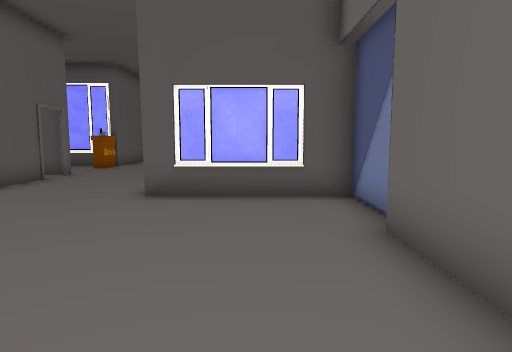
view 1 (above)

16 first-person views from a walk through a 3-D level made in the Unity game engine. The camera is 1.2 m above the floor, tilts 6° down and sees 75° across. Doors are open. The floor is counted in squares, 1 m on a side. Each view is taken from the middle of a square. On the plan, view 1 faces up. The plan holds only what a view shows up to about 14 squares ahead; the rest is blank. Some surface patterns are stand-ins.

view 2
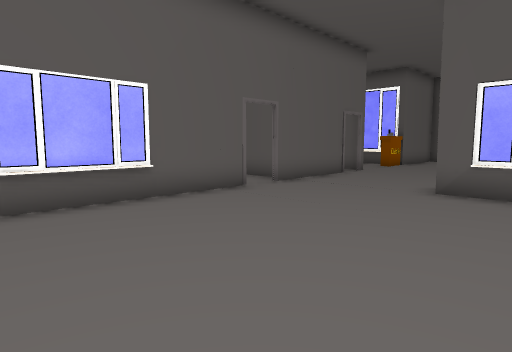

view 3
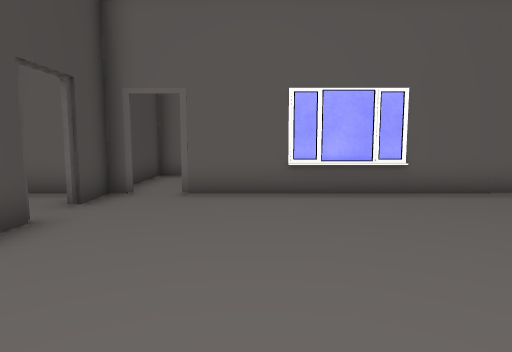

view 4
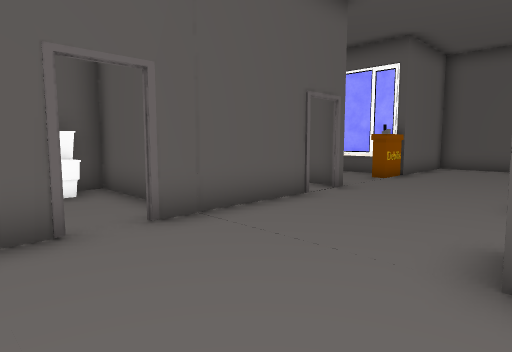

view 5
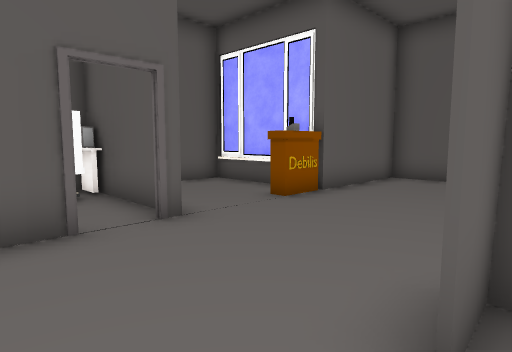

view 6
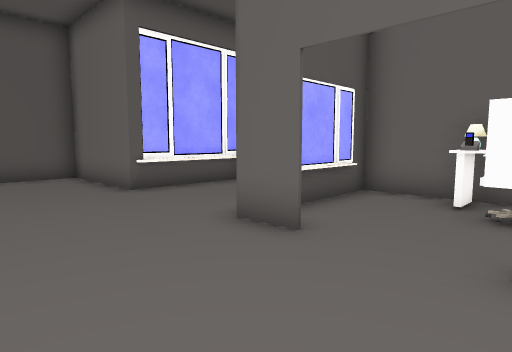

view 7
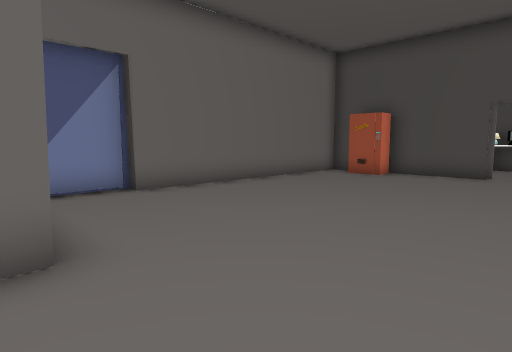

view 8
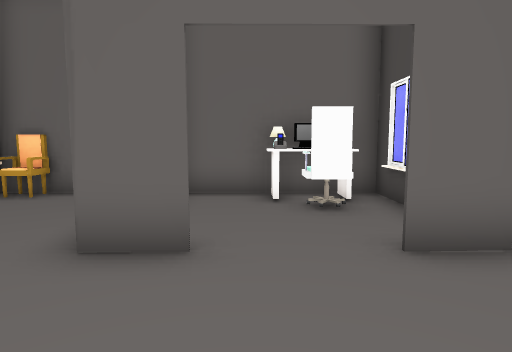

view 9
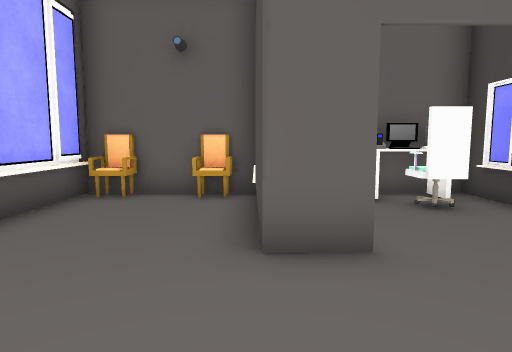

view 10
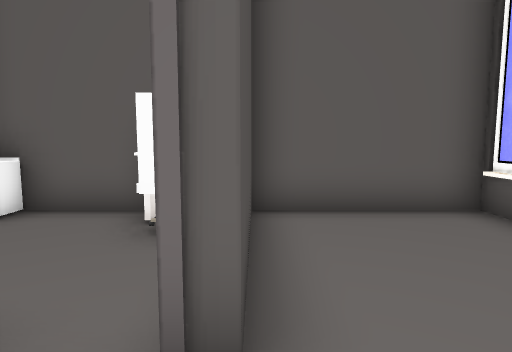

view 11
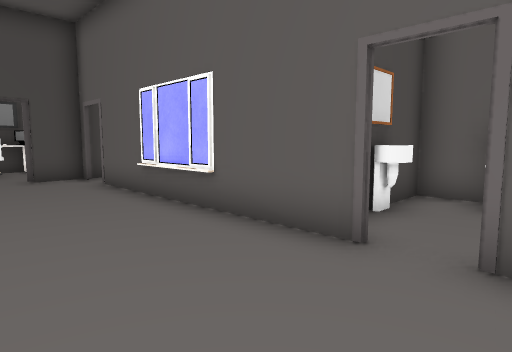

view 12
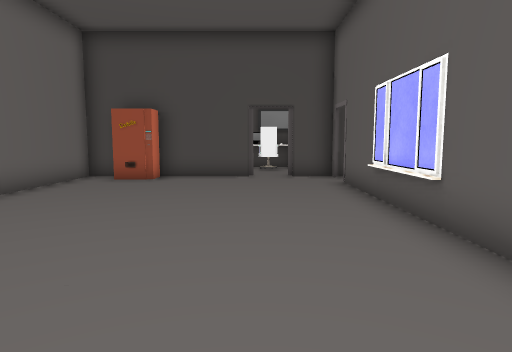

view 13
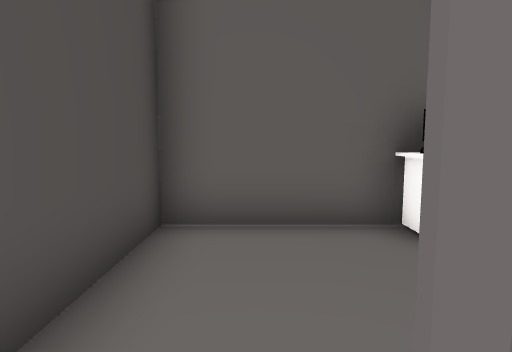

view 14
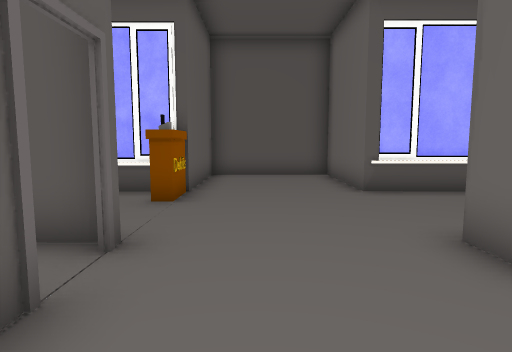

view 15
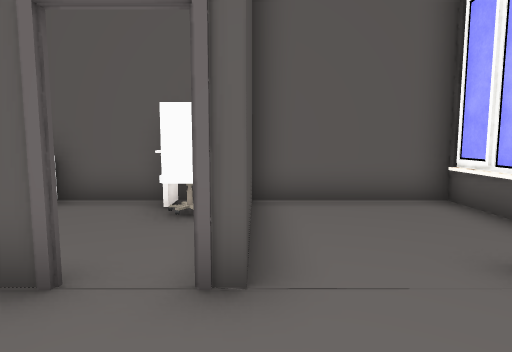

view 16
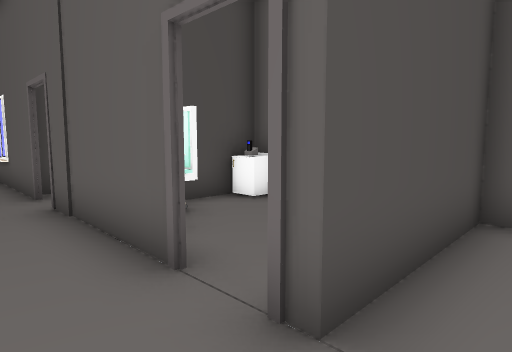

### Floor plan
Ten units are one square. View 1 is at (0, 0); x grows to the right and y downward. Boxes are objects, and circles mark ways between rooms. Rooms are numbered by the first view taken in them; rooms with no view inside come last. Other rooms are left out.
<svg viewBox="-113 -205 139 254">
<path fill="none" stroke="#000" d="M-17 -71 -23 -72 -24 -85M-25 -107 -25 -119 -18 -120M-66 -52 -66 28M-66 -104 -66 -62M21 -44 21 -71 -23 -71M18 -120 18 -159 -26 -159M-65 -150 -70 -150M-20 -158 -26 -160 -27 -200M-108 -119 -66 -119 -66 -114M-66 -159 -107 -159 -107 -119M-8 34 5 34M-39 44 -8 44M8 44 17 44 17 -44M-70 44 -51 44M-24 -199 -66 -199 -66 -146 -71 -146M-64 -25 -64 3M6 -85 6 -99M15 -95 6 -95M12 -85 12 -92M1 -72 18 -71 18 -120M17 -119 -24 -119 -24 -106M8 -115 -2 -115M-1 -73 10 -73M-100 -80 -100 -72M-107 -101 -107 -70M-107 -72 -87 -72M-97 -115 -106 -115M-107 -119 -107 -104M-68 -119 -108 -119M-108 -80 -100 -80M-107 -104 -98 -104M-107 -70 -107 -44 -68 -44M-74 -72 -108 -72"/>
<rect x="5" y="-135" width="10" height="10" fill="#bbb"><title>chair</title></rect>
<rect x="5" y="-155" width="10" height="10" fill="#bbb"><title>chair</title></rect>
<rect x="-5" y="-95" width="10" height="20" fill="#bbb"><title>chair</title></rect>
<rect x="-105" y="-115" width="20" height="10" fill="#bbb"><title>chair</title></rect>
<rect x="-85" y="-85" width="10" height="10" fill="#bbb"><title>chair</title></rect>
<circle cx="-20" cy="-95" r="3" fill="#2a7"/>
<circle cx="-65" cy="-110" r="3" fill="#2a7"/>
<circle cx="-67" cy="-57" r="3" fill="#2a7"/>
<text x="-30" y="-70">1</text>
<text x="-10" y="-100">2</text>
<text x="-90" y="-90">3</text>
<text x="-90" y="-60">4</text>
</svg>
Room 1 opens to room 2. Room 1 opens to room 3. Room 1 opens to room 4.

Where each view was taken, in squares from view 1:
view 1: 0 up, 0 right, facing up
view 2: 1 down, 0 right, facing up-left
view 3: 1 down, 1 right, facing left
view 4: 4 up, 2 left, facing up-left
view 5: 9 up, 2 left, facing up-left
view 6: 8 up, 6 left, facing up-right
view 7: 8 up, 6 left, facing down-right
view 8: 10 up, 6 left, facing right
view 9: 12 up, 6 left, facing right
view 10: 12 up, 5 left, facing left
view 11: 7 up, 3 left, facing down-left
view 12: 7 up, 4 left, facing down
view 13: 3 down, 6 left, facing left
view 14: 8 up, 5 left, facing up
view 15: 12 up, 4 left, facing left
view 16: 13 up, 5 left, facing down-left
